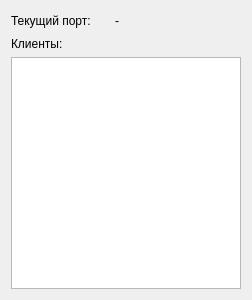
<?xml version="1.0" encoding="UTF-8"?>
<ui version="4.0">
 <class>TcpServerWidget</class>
 <widget class="QWidget" name="TcpServerWidget">
  <property name="geometry">
   <rect>
    <x>0</x>
    <y>0</y>
    <width>252</width>
    <height>300</height>
   </rect>
  </property>
  <property name="windowTitle">
   <string>Form</string>
  </property>
  <layout class="QGridLayout" name="gridLayout">
   <item row="0" column="0">
    <layout class="QVBoxLayout" name="verticalLayout">
     <item>
      <layout class="QGridLayout" name="gridLayout_2">
       <item row="0" column="1">
        <widget class="QLabel" name="m_currentPortValueLabel">
         <property name="minimumSize">
          <size>
           <width>40</width>
           <height>0</height>
          </size>
         </property>
         <property name="text">
          <string>-</string>
         </property>
         <property name="alignment">
          <set>Qt::AlignCenter</set>
         </property>
        </widget>
       </item>
       <item row="0" column="0">
        <widget class="QLabel" name="m_currentPortLabel">
         <property name="text">
          <string>Текущий порт:</string>
         </property>
        </widget>
       </item>
       <item row="0" column="2">
        <spacer name="horizontalSpacer">
         <property name="orientation">
          <enum>Qt::Horizontal</enum>
         </property>
         <property name="sizeHint" stdset="0">
          <size>
           <width>40</width>
           <height>20</height>
          </size>
         </property>
        </spacer>
       </item>
      </layout>
     </item>
     <item>
      <widget class="QLabel" name="m_clientsLabel">
       <property name="text">
        <string>Клиенты:</string>
       </property>
      </widget>
     </item>
     <item>
      <widget class="QTableView" name="m_clientsTableView">
       <property name="contextMenuPolicy">
        <enum>Qt::NoContextMenu</enum>
       </property>
      </widget>
     </item>
    </layout>
   </item>
  </layout>
 </widget>
 <resources/>
 <connections/>
</ui>
